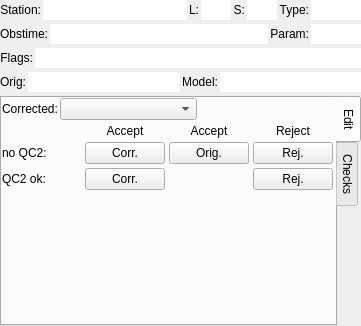
<?xml version="1.0" encoding="UTF-8"?>
<ui version="4.0">
 <class>SimpleCorrections</class>
 <widget class="QWidget" name="SimpleCorrections">
  <property name="geometry">
   <rect>
    <x>0</x>
    <y>0</y>
    <width>361</width>
    <height>326</height>
   </rect>
  </property>
  <property name="sizePolicy">
   <sizepolicy hsizetype="Minimum" vsizetype="Minimum">
    <horstretch>0</horstretch>
    <verstretch>0</verstretch>
   </sizepolicy>
  </property>
  <property name="windowTitle">
   <string>Simple Corrections</string>
  </property>
  <layout class="QVBoxLayout" name="verticalLayout_3">
   <property name="spacing">
    <number>4</number>
   </property>
   <property name="sizeConstraint">
    <enum>QLayout::SetMinimumSize</enum>
   </property>
   <property name="margin">
    <number>0</number>
   </property>
   <item>
    <layout class="QHBoxLayout" name="horizontalLayout_16" stretch="1,0">
     <property name="spacing">
      <number>2</number>
     </property>
     <property name="sizeConstraint">
      <enum>QLayout::SetMinimumSize</enum>
     </property>
     <item>
      <layout class="QHBoxLayout" name="horizontalLayout_2" stretch="0,1,0,0,0,0">
       <property name="spacing">
        <number>2</number>
       </property>
       <property name="sizeConstraint">
        <enum>QLayout::SetMinimumSize</enum>
       </property>
       <item>
        <widget class="QLabel" name="labelStation">
         <property name="text">
          <string>Station:</string>
         </property>
         <property name="alignment">
          <set>Qt::AlignRight|Qt::AlignTrailing|Qt::AlignVCenter</set>
         </property>
        </widget>
       </item>
       <item>
        <widget class="QLineEdit" name="textStation">
         <property name="sizePolicy">
          <sizepolicy hsizetype="Preferred" vsizetype="Fixed">
           <horstretch>0</horstretch>
           <verstretch>0</verstretch>
          </sizepolicy>
         </property>
         <property name="focusPolicy">
          <enum>Qt::NoFocus</enum>
         </property>
         <property name="contextMenuPolicy">
          <enum>Qt::NoContextMenu</enum>
         </property>
         <property name="acceptDrops">
          <bool>false</bool>
         </property>
         <property name="frame">
          <bool>false</bool>
         </property>
         <property name="readOnly">
          <bool>true</bool>
         </property>
        </widget>
       </item>
       <item>
        <widget class="QLabel" name="labelLevel">
         <property name="text">
          <string>L:</string>
         </property>
         <property name="alignment">
          <set>Qt::AlignRight|Qt::AlignTrailing|Qt::AlignVCenter</set>
         </property>
        </widget>
       </item>
       <item>
        <widget class="QLineEdit" name="textLevel">
         <property name="sizePolicy">
          <sizepolicy hsizetype="MinimumExpanding" vsizetype="Fixed">
           <horstretch>0</horstretch>
           <verstretch>0</verstretch>
          </sizepolicy>
         </property>
         <property name="minimumSize">
          <size>
           <width>30</width>
           <height>0</height>
          </size>
         </property>
         <property name="maximumSize">
          <size>
           <width>30</width>
           <height>16777215</height>
          </size>
         </property>
         <property name="focusPolicy">
          <enum>Qt::NoFocus</enum>
         </property>
         <property name="contextMenuPolicy">
          <enum>Qt::NoContextMenu</enum>
         </property>
         <property name="acceptDrops">
          <bool>false</bool>
         </property>
         <property name="toolTip">
          <string>Level</string>
         </property>
         <property name="maxLength">
          <number>5</number>
         </property>
         <property name="frame">
          <bool>false</bool>
         </property>
         <property name="readOnly">
          <bool>true</bool>
         </property>
        </widget>
       </item>
       <item>
        <widget class="QLabel" name="labelSensorNr">
         <property name="text">
          <string>S:</string>
         </property>
         <property name="alignment">
          <set>Qt::AlignRight|Qt::AlignTrailing|Qt::AlignVCenter</set>
         </property>
        </widget>
       </item>
       <item>
        <widget class="QLineEdit" name="textSensorNr">
         <property name="sizePolicy">
          <sizepolicy hsizetype="MinimumExpanding" vsizetype="Fixed">
           <horstretch>0</horstretch>
           <verstretch>0</verstretch>
          </sizepolicy>
         </property>
         <property name="minimumSize">
          <size>
           <width>30</width>
           <height>0</height>
          </size>
         </property>
         <property name="maximumSize">
          <size>
           <width>30</width>
           <height>16777215</height>
          </size>
         </property>
         <property name="focusPolicy">
          <enum>Qt::NoFocus</enum>
         </property>
         <property name="contextMenuPolicy">
          <enum>Qt::NoContextMenu</enum>
         </property>
         <property name="acceptDrops">
          <bool>false</bool>
         </property>
         <property name="toolTip">
          <string>Sensor Number</string>
         </property>
         <property name="maxLength">
          <number>5</number>
         </property>
         <property name="frame">
          <bool>false</bool>
         </property>
         <property name="readOnly">
          <bool>true</bool>
         </property>
        </widget>
       </item>
      </layout>
     </item>
     <item>
      <layout class="QHBoxLayout" name="horizontalLayout" stretch="0,1">
       <property name="spacing">
        <number>2</number>
       </property>
       <property name="sizeConstraint">
        <enum>QLayout::SetMinimumSize</enum>
       </property>
       <item>
        <widget class="QLabel" name="labelType">
         <property name="text">
          <string>Type:</string>
         </property>
         <property name="alignment">
          <set>Qt::AlignRight|Qt::AlignTrailing|Qt::AlignVCenter</set>
         </property>
        </widget>
       </item>
       <item>
        <widget class="QLineEdit" name="textType">
         <property name="sizePolicy">
          <sizepolicy hsizetype="MinimumExpanding" vsizetype="Fixed">
           <horstretch>0</horstretch>
           <verstretch>0</verstretch>
          </sizepolicy>
         </property>
         <property name="minimumSize">
          <size>
           <width>40</width>
           <height>0</height>
          </size>
         </property>
         <property name="maximumSize">
          <size>
           <width>50</width>
           <height>16777215</height>
          </size>
         </property>
         <property name="focusPolicy">
          <enum>Qt::NoFocus</enum>
         </property>
         <property name="contextMenuPolicy">
          <enum>Qt::NoContextMenu</enum>
         </property>
         <property name="acceptDrops">
          <bool>false</bool>
         </property>
         <property name="maxLength">
          <number>5</number>
         </property>
         <property name="frame">
          <bool>false</bool>
         </property>
         <property name="readOnly">
          <bool>true</bool>
         </property>
        </widget>
       </item>
      </layout>
     </item>
    </layout>
   </item>
   <item>
    <layout class="QHBoxLayout" name="horizontalLayout_15" stretch="1,0">
     <property name="spacing">
      <number>2</number>
     </property>
     <property name="sizeConstraint">
      <enum>QLayout::SetMinimumSize</enum>
     </property>
     <item>
      <layout class="QHBoxLayout" name="horizontalLayout_3" stretch="0,1">
       <property name="spacing">
        <number>2</number>
       </property>
       <property name="sizeConstraint">
        <enum>QLayout::SetMinimumSize</enum>
       </property>
       <item>
        <widget class="QLabel" name="labelObstime">
         <property name="text">
          <string>Obstime:</string>
         </property>
         <property name="alignment">
          <set>Qt::AlignRight|Qt::AlignTrailing|Qt::AlignVCenter</set>
         </property>
        </widget>
       </item>
       <item>
        <widget class="QLineEdit" name="textObstime">
         <property name="sizePolicy">
          <sizepolicy hsizetype="Preferred" vsizetype="Fixed">
           <horstretch>0</horstretch>
           <verstretch>0</verstretch>
          </sizepolicy>
         </property>
         <property name="focusPolicy">
          <enum>Qt::NoFocus</enum>
         </property>
         <property name="contextMenuPolicy">
          <enum>Qt::NoContextMenu</enum>
         </property>
         <property name="acceptDrops">
          <bool>false</bool>
         </property>
         <property name="frame">
          <bool>false</bool>
         </property>
         <property name="readOnly">
          <bool>true</bool>
         </property>
        </widget>
       </item>
      </layout>
     </item>
     <item>
      <layout class="QHBoxLayout" name="horizontalLayout_4" stretch="0,1">
       <property name="spacing">
        <number>2</number>
       </property>
       <property name="sizeConstraint">
        <enum>QLayout::SetMinimumSize</enum>
       </property>
       <item>
        <widget class="QLabel" name="labelParam">
         <property name="text">
          <string>Param:</string>
         </property>
         <property name="alignment">
          <set>Qt::AlignRight|Qt::AlignTrailing|Qt::AlignVCenter</set>
         </property>
        </widget>
       </item>
       <item>
        <widget class="QLineEdit" name="textParam">
         <property name="sizePolicy">
          <sizepolicy hsizetype="MinimumExpanding" vsizetype="Fixed">
           <horstretch>0</horstretch>
           <verstretch>0</verstretch>
          </sizepolicy>
         </property>
         <property name="minimumSize">
          <size>
           <width>50</width>
           <height>0</height>
          </size>
         </property>
         <property name="maximumSize">
          <size>
           <width>50</width>
           <height>16777215</height>
          </size>
         </property>
         <property name="focusPolicy">
          <enum>Qt::NoFocus</enum>
         </property>
         <property name="contextMenuPolicy">
          <enum>Qt::NoContextMenu</enum>
         </property>
         <property name="acceptDrops">
          <bool>false</bool>
         </property>
         <property name="maxLength">
          <number>5</number>
         </property>
         <property name="frame">
          <bool>false</bool>
         </property>
         <property name="readOnly">
          <bool>true</bool>
         </property>
        </widget>
       </item>
      </layout>
     </item>
    </layout>
   </item>
   <item>
    <layout class="QHBoxLayout" name="horizontalLayout_5" stretch="0,1">
     <property name="spacing">
      <number>2</number>
     </property>
     <property name="sizeConstraint">
      <enum>QLayout::SetMinimumSize</enum>
     </property>
     <item>
      <widget class="QLabel" name="labelFlags">
       <property name="text">
        <string>Flags:</string>
       </property>
       <property name="alignment">
        <set>Qt::AlignRight|Qt::AlignTrailing|Qt::AlignVCenter</set>
       </property>
      </widget>
     </item>
     <item>
      <widget class="QLineEdit" name="textFlags">
       <property name="sizePolicy">
        <sizepolicy hsizetype="Preferred" vsizetype="Fixed">
         <horstretch>0</horstretch>
         <verstretch>0</verstretch>
        </sizepolicy>
       </property>
       <property name="focusPolicy">
        <enum>Qt::NoFocus</enum>
       </property>
       <property name="contextMenuPolicy">
        <enum>Qt::NoContextMenu</enum>
       </property>
       <property name="acceptDrops">
        <bool>false</bool>
       </property>
       <property name="frame">
        <bool>false</bool>
       </property>
       <property name="readOnly">
        <bool>true</bool>
       </property>
      </widget>
     </item>
    </layout>
   </item>
   <item>
    <layout class="QHBoxLayout" name="horizontalLayout_13">
     <property name="spacing">
      <number>2</number>
     </property>
     <property name="sizeConstraint">
      <enum>QLayout::SetMinimumSize</enum>
     </property>
     <item>
      <layout class="QHBoxLayout" name="horizontalLayout_9" stretch="0,1">
       <property name="spacing">
        <number>2</number>
       </property>
       <property name="sizeConstraint">
        <enum>QLayout::SetMinimumSize</enum>
       </property>
       <item>
        <widget class="QLabel" name="labelOriginal">
         <property name="text">
          <string>Orig:</string>
         </property>
         <property name="alignment">
          <set>Qt::AlignRight|Qt::AlignTrailing|Qt::AlignVCenter</set>
         </property>
        </widget>
       </item>
       <item>
        <widget class="QLineEdit" name="textOriginal">
         <property name="sizePolicy">
          <sizepolicy hsizetype="MinimumExpanding" vsizetype="Fixed">
           <horstretch>0</horstretch>
           <verstretch>0</verstretch>
          </sizepolicy>
         </property>
         <property name="minimumSize">
          <size>
           <width>50</width>
           <height>0</height>
          </size>
         </property>
         <property name="focusPolicy">
          <enum>Qt::NoFocus</enum>
         </property>
         <property name="contextMenuPolicy">
          <enum>Qt::NoContextMenu</enum>
         </property>
         <property name="acceptDrops">
          <bool>false</bool>
         </property>
         <property name="frame">
          <bool>false</bool>
         </property>
         <property name="readOnly">
          <bool>true</bool>
         </property>
        </widget>
       </item>
      </layout>
     </item>
     <item>
      <layout class="QHBoxLayout" name="horizontalLayout_14" stretch="0,1">
       <property name="spacing">
        <number>2</number>
       </property>
       <property name="sizeConstraint">
        <enum>QLayout::SetMinimumSize</enum>
       </property>
       <item>
        <widget class="QLabel" name="labelModel">
         <property name="text">
          <string>Model:</string>
         </property>
         <property name="alignment">
          <set>Qt::AlignRight|Qt::AlignTrailing|Qt::AlignVCenter</set>
         </property>
        </widget>
       </item>
       <item>
        <widget class="QLineEdit" name="textModel">
         <property name="sizePolicy">
          <sizepolicy hsizetype="MinimumExpanding" vsizetype="Fixed">
           <horstretch>0</horstretch>
           <verstretch>0</verstretch>
          </sizepolicy>
         </property>
         <property name="minimumSize">
          <size>
           <width>50</width>
           <height>0</height>
          </size>
         </property>
         <property name="focusPolicy">
          <enum>Qt::NoFocus</enum>
         </property>
         <property name="contextMenuPolicy">
          <enum>Qt::NoContextMenu</enum>
         </property>
         <property name="acceptDrops">
          <bool>false</bool>
         </property>
         <property name="frame">
          <bool>false</bool>
         </property>
         <property name="readOnly">
          <bool>true</bool>
         </property>
        </widget>
       </item>
      </layout>
     </item>
    </layout>
   </item>
   <item>
    <widget class="QTabWidget" name="tabs">
     <property name="sizePolicy">
      <sizepolicy hsizetype="MinimumExpanding" vsizetype="MinimumExpanding">
       <horstretch>0</horstretch>
       <verstretch>0</verstretch>
      </sizepolicy>
     </property>
     <property name="tabPosition">
      <enum>QTabWidget::East</enum>
     </property>
     <property name="currentIndex">
      <number>0</number>
     </property>
     <widget class="QWidget" name="tabEdit">
      <property name="sizePolicy">
       <sizepolicy hsizetype="MinimumExpanding" vsizetype="MinimumExpanding">
        <horstretch>0</horstretch>
        <verstretch>0</verstretch>
       </sizepolicy>
      </property>
      <attribute name="title">
       <string>Edit</string>
      </attribute>
      <layout class="QVBoxLayout" name="verticalLayout">
       <property name="spacing">
        <number>4</number>
       </property>
       <property name="sizeConstraint">
        <enum>QLayout::SetMinimumSize</enum>
       </property>
       <property name="leftMargin">
        <number>0</number>
       </property>
       <property name="topMargin">
        <number>0</number>
       </property>
       <property name="rightMargin">
        <number>2</number>
       </property>
       <property name="bottomMargin">
        <number>0</number>
       </property>
       <item>
        <layout class="QHBoxLayout" name="layoutCorrected" stretch="0,0,0">
         <property name="spacing">
          <number>2</number>
         </property>
         <property name="sizeConstraint">
          <enum>QLayout::SetMinimumSize</enum>
         </property>
         <item>
          <widget class="QLabel" name="labelNewCorrectedValue">
           <property name="text">
            <string>Corrected:</string>
           </property>
          </widget>
         </item>
         <item>
          <widget class="QComboBox" name="comboCorrected">
           <property name="sizePolicy">
            <sizepolicy hsizetype="MinimumExpanding" vsizetype="Fixed">
             <horstretch>0</horstretch>
             <verstretch>0</verstretch>
            </sizepolicy>
           </property>
          </widget>
         </item>
         <item>
          <spacer name="horizontalSpacer">
           <property name="orientation">
            <enum>Qt::Horizontal</enum>
           </property>
           <property name="sizeHint" stdset="0">
            <size>
             <width>40</width>
             <height>20</height>
            </size>
           </property>
          </spacer>
         </item>
        </layout>
       </item>
       <item>
        <layout class="QGridLayout" name="gridAccRejButtons">
         <property name="sizeConstraint">
          <enum>QLayout::SetMinimumSize</enum>
         </property>
         <item row="0" column="1">
          <widget class="QLabel" name="labelAccept1">
           <property name="text">
            <string>Accept</string>
           </property>
           <property name="alignment">
            <set>Qt::AlignCenter</set>
           </property>
          </widget>
         </item>
         <item row="0" column="3">
          <widget class="QLabel" name="labelReject">
           <property name="text">
            <string>Reject</string>
           </property>
           <property name="alignment">
            <set>Qt::AlignCenter</set>
           </property>
          </widget>
         </item>
         <item row="1" column="0">
          <widget class="QLabel" name="labelNoQC2">
           <property name="text">
            <string>no QC2:</string>
           </property>
          </widget>
         </item>
         <item row="1" column="1">
          <widget class="QPushButton" name="buttonAcceptCorrected">
           <property name="toolTip">
            <string>Accept corrected value without permitting QC2 to override.</string>
           </property>
           <property name="text">
            <string>Corr.</string>
           </property>
          </widget>
         </item>
         <item row="1" column="2">
          <widget class="QPushButton" name="buttonAcceptOriginal">
           <property name="toolTip">
            <string>Accept original value without permitting QC2 to override.</string>
           </property>
           <property name="text">
            <string>Orig.</string>
           </property>
          </widget>
         </item>
         <item row="1" column="3">
          <widget class="QPushButton" name="buttonReject">
           <property name="toolTip">
            <string>Reject without permitting QC2 to override.</string>
           </property>
           <property name="text">
            <string>Rej.</string>
           </property>
          </widget>
         </item>
         <item row="2" column="0">
          <widget class="QLabel" name="labelQC2Ok">
           <property name="text">
            <string>QC2 ok:</string>
           </property>
          </widget>
         </item>
         <item row="2" column="1">
          <widget class="QPushButton" name="buttonAcceptCorrectedQC2">
           <property name="toolTip">
            <string>Accept corrected value and allow QC2 to override.</string>
           </property>
           <property name="text">
            <string>Corr.</string>
           </property>
          </widget>
         </item>
         <item row="2" column="3">
          <widget class="QPushButton" name="buttonRejectQC2">
           <property name="toolTip">
            <string>Reject and allow QC2 to override.</string>
           </property>
           <property name="text">
            <string>Rej.</string>
           </property>
          </widget>
         </item>
         <item row="0" column="2">
          <widget class="QLabel" name="labelAccept2">
           <property name="text">
            <string>Accept</string>
           </property>
           <property name="alignment">
            <set>Qt::AlignCenter</set>
           </property>
          </widget>
         </item>
        </layout>
       </item>
       <item>
        <spacer name="verticalSpacer">
         <property name="orientation">
          <enum>Qt::Vertical</enum>
         </property>
         <property name="sizeHint" stdset="0">
          <size>
           <width>20</width>
           <height>0</height>
          </size>
         </property>
        </spacer>
       </item>
      </layout>
     </widget>
     <widget class="QWidget" name="tabChecks">
      <property name="sizePolicy">
       <sizepolicy hsizetype="MinimumExpanding" vsizetype="MinimumExpanding">
        <horstretch>0</horstretch>
        <verstretch>0</verstretch>
       </sizepolicy>
      </property>
      <attribute name="title">
       <string>Checks</string>
      </attribute>
      <layout class="QVBoxLayout" name="verticalLayout_2" stretch="1">
       <property name="spacing">
        <number>2</number>
       </property>
       <property name="sizeConstraint">
        <enum>QLayout::SetMinimumSize</enum>
       </property>
       <property name="margin">
        <number>0</number>
       </property>
       <item>
        <widget class="QSmallTable" name="tableChecks">
         <property name="sizePolicy">
          <sizepolicy hsizetype="Expanding" vsizetype="MinimumExpanding">
           <horstretch>0</horstretch>
           <verstretch>0</verstretch>
          </sizepolicy>
         </property>
         <property name="alternatingRowColors">
          <bool>true</bool>
         </property>
         <property name="selectionBehavior">
          <enum>QAbstractItemView::SelectRows</enum>
         </property>
         <attribute name="horizontalHeaderStretchLastSection">
          <bool>true</bool>
         </attribute>
         <attribute name="verticalHeaderVisible">
          <bool>false</bool>
         </attribute>
         <attribute name="verticalHeaderDefaultSectionSize">
          <number>20</number>
         </attribute>
        </widget>
       </item>
      </layout>
     </widget>
    </widget>
   </item>
  </layout>
 </widget>
 <customwidgets>
  <customwidget>
   <class>QSmallTable</class>
   <extends>QTableView</extends>
   <header>util/QSmallTable.hh</header>
  </customwidget>
 </customwidgets>
 <resources/>
 <connections>
  <connection>
   <sender>buttonAcceptCorrected</sender>
   <signal>clicked()</signal>
   <receiver>SimpleCorrections</receiver>
   <slot>onAcceptCorrected()</slot>
   <hints>
    <hint type="sourcelabel">
     <x>274</x>
     <y>218</y>
    </hint>
    <hint type="destinationlabel">
     <x>151</x>
     <y>129</y>
    </hint>
   </hints>
  </connection>
  <connection>
   <sender>buttonAcceptOriginal</sender>
   <signal>clicked()</signal>
   <receiver>SimpleCorrections</receiver>
   <slot>onAcceptOriginal()</slot>
   <hints>
    <hint type="sourcelabel">
     <x>414</x>
     <y>218</y>
    </hint>
    <hint type="destinationlabel">
     <x>301</x>
     <y>129</y>
    </hint>
   </hints>
  </connection>
  <connection>
   <sender>buttonReject</sender>
   <signal>clicked()</signal>
   <receiver>SimpleCorrections</receiver>
   <slot>onReject()</slot>
   <hints>
    <hint type="sourcelabel">
     <x>554</x>
     <y>218</y>
    </hint>
    <hint type="destinationlabel">
     <x>462</x>
     <y>130</y>
    </hint>
   </hints>
  </connection>
  <connection>
   <sender>buttonAcceptCorrectedQC2</sender>
   <signal>clicked()</signal>
   <receiver>SimpleCorrections</receiver>
   <slot>onAcceptCorrectedQC2()</slot>
   <hints>
    <hint type="sourcelabel">
     <x>274</x>
     <y>251</y>
    </hint>
    <hint type="destinationlabel">
     <x>191</x>
     <y>224</y>
    </hint>
   </hints>
  </connection>
  <connection>
   <sender>buttonRejectQC2</sender>
   <signal>clicked()</signal>
   <receiver>SimpleCorrections</receiver>
   <slot>onRejectQC2()</slot>
   <hints>
    <hint type="sourcelabel">
     <x>554</x>
     <y>251</y>
    </hint>
    <hint type="destinationlabel">
     <x>499</x>
     <y>224</y>
    </hint>
   </hints>
  </connection>
  <connection>
   <sender>comboCorrected</sender>
   <signal>activated(QString)</signal>
   <receiver>SimpleCorrections</receiver>
   <slot>onNewCorrected()</slot>
   <hints>
    <hint type="sourcelabel">
     <x>301</x>
     <y>164</y>
    </hint>
    <hint type="destinationlabel">
     <x>321</x>
     <y>262</y>
    </hint>
   </hints>
  </connection>
 </connections>
 <slots>
  <slot>onAcceptOriginal()</slot>
  <slot>onAcceptOriginalQC2()</slot>
  <slot>onAcceptCorrected()</slot>
  <slot>onAcceptCorrectedQC2()</slot>
  <slot>onReject()</slot>
  <slot>onRejectQC2()</slot>
  <slot>onNewCorrected()</slot>
 </slots>
</ui>
